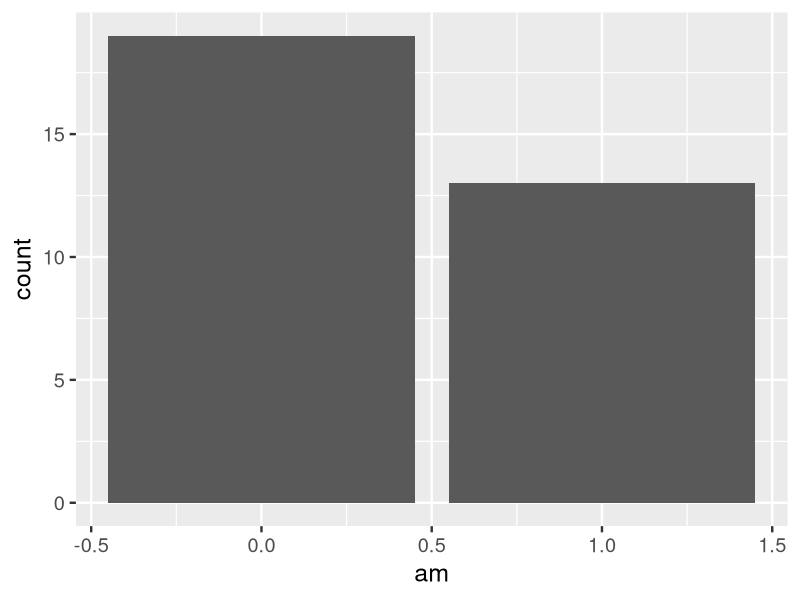
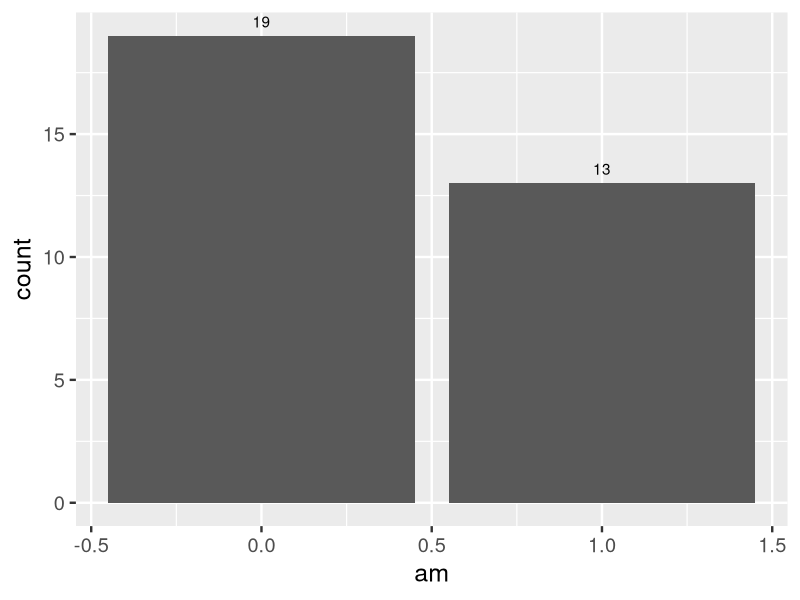
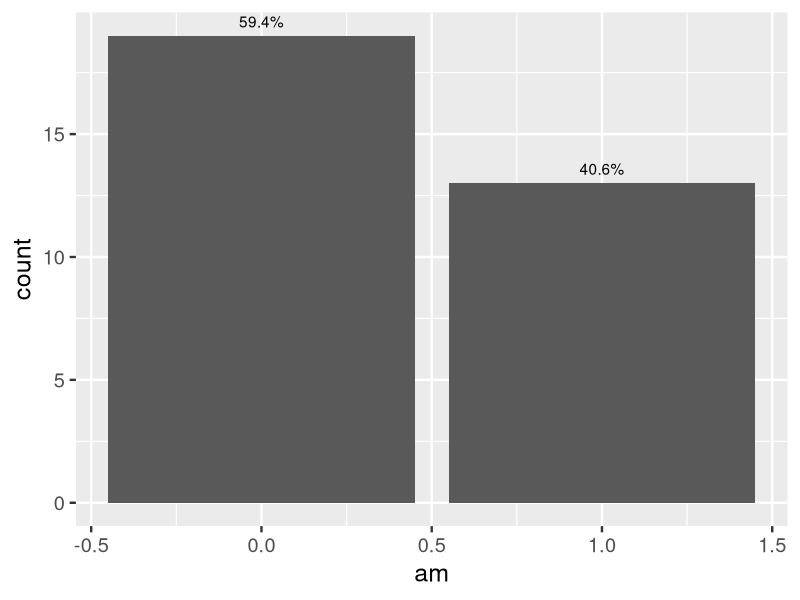
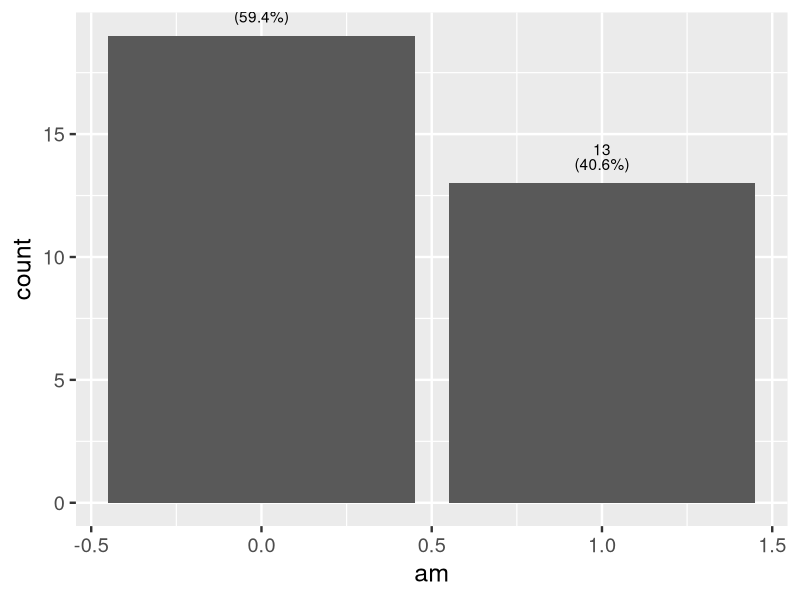
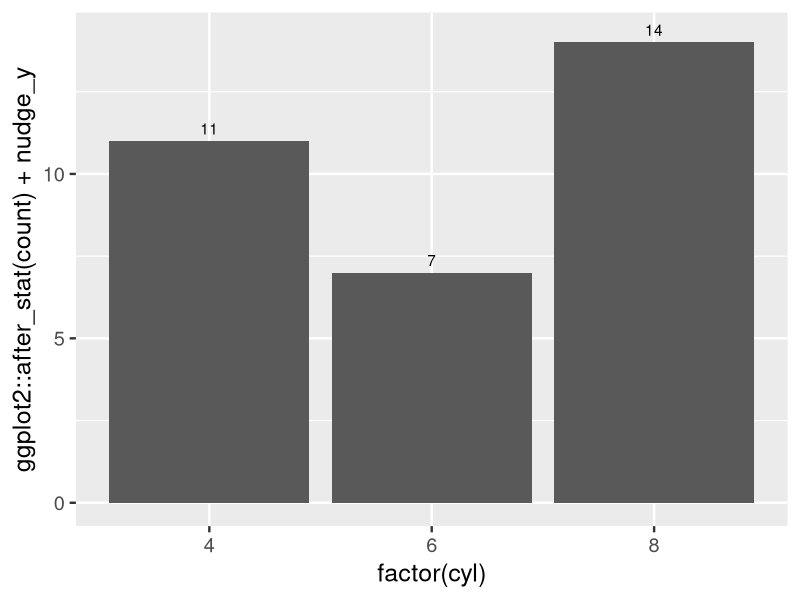
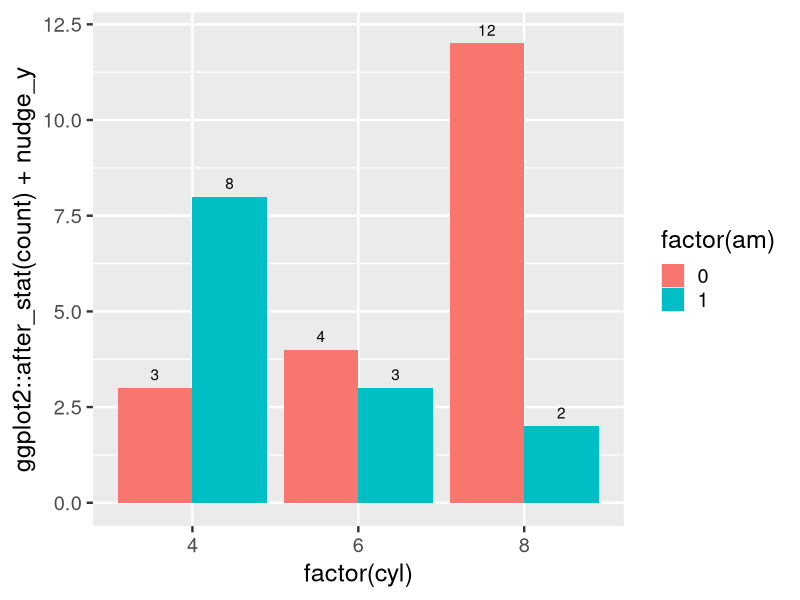
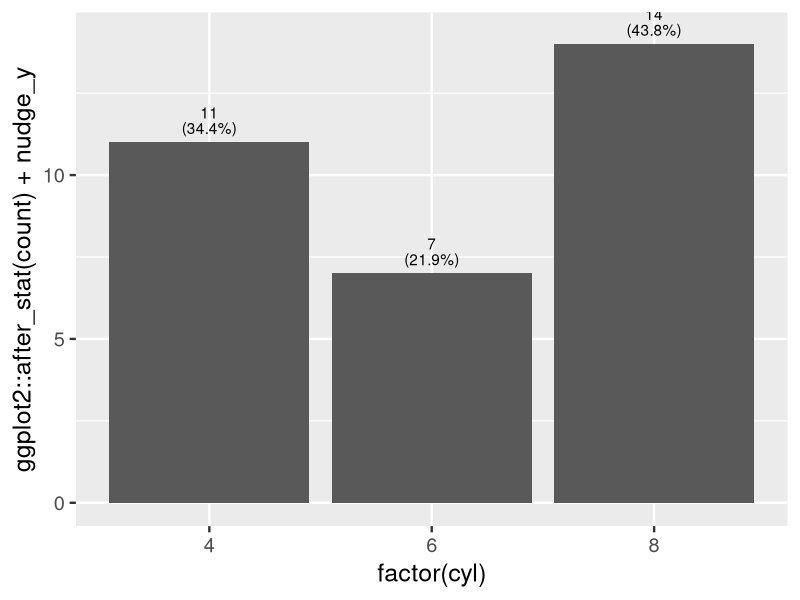
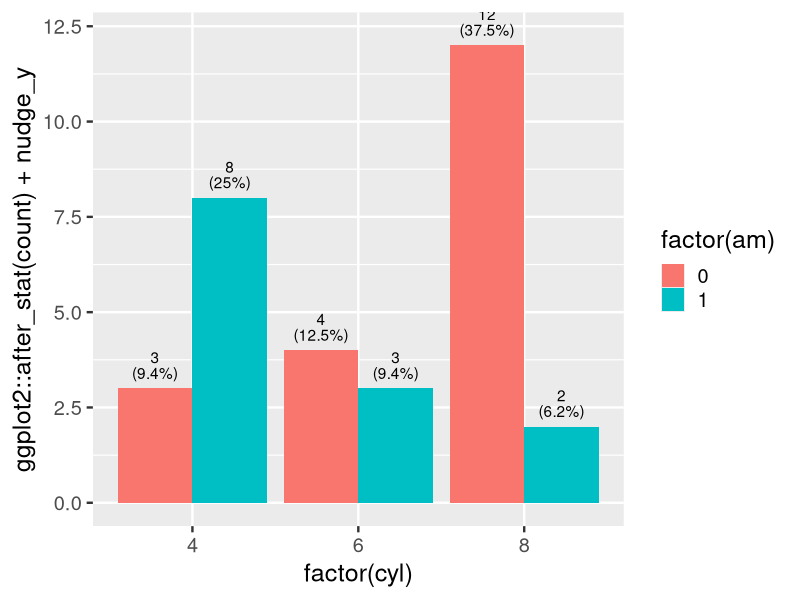

Here is the R script that generated these plots, in order:
## ---- chunk 1
knitr::opts_chunk$set(
  collapse = TRUE,
  comment = "#>",
  fig.path = "man/figures/README-",
  out.width = "50%"
)
## ---- chunk 2
library(ggplot2)
theme_set(theme_gray(18))
ggplot(mtcars) + 
  aes(x = am) + 
  geom_bar() 

p <- last_plot()

## ---- chunk 3



## ---- chunk 4


## ---- chunk 5
layer_data(last_plot(), 1)
## ---- chunk 6
# count column can be used via after_stat
p +
  geom_text(stat = StatCount, 
            aes(label = after_stat(count)), 
            vjust = -.7)

p + 
  geom_text(stat = StatCount, 
            aes(label = after_stat(
              paste0(round(100*count/sum(count), 1) ,"%")
              )), 
            vjust = -.7)

p + 
  geom_text(stat = StatCount, 
            aes(label = after_stat(
              paste0(count,"\n(",round(100*count/sum(count), 1) ,"%)")
              )), 
            vjust = -.5, lineheight = .8)

layer_data(last_plot(), 2)
## ---- chunk 7
#' geom_text_count
#' @description Add label which is the count.  Acts like geom_bar() but text label at the position of the top of the bar.
#'
#' @param nudge_y
#' @param position
#' @param ...
#'
#' @return
#' @export
#'
#' @examples
geom_text_count <- function(nudge_y = 0, position =
                              ggplot2::position_dodge2(width = .9,
                                                       preserve = "single"), ...){

  ggplot2::stat_count(geom = "text",
                      ggplot2::aes(label = ggplot2::after_stat(count),
                                   y = ggplot2::after_stat(count) + nudge_y),
                      vjust = 0,
                      position = position,
                      ...
  )

}
## ---- chunk 8
library(ggplot2)
ggplot(mtcars) +
   aes(x = factor(cyl)) +
   geom_bar(position = "dodge") +
   geom_text_count(nudge_y = .2)

last_plot() + 
  aes(fill = factor(am))
## ---- chunk 9


#' geom_text_count_percent
#' @description Add label which is the count as well as percentage.  Acts like geom_bar() but text label at the position of the top of the bar.  Percentage is calculated within facet panels.
#'
#' @param nudge_y
#' @param lineheight
#' @param position
#' @param ...
#'
#' @return
#' @export
#'
#' @examples
geom_text_count_percent <- function(nudge_y = 0,
                                    lineheight = .85,
                                    position = ggplot2::position_dodge2(width = .9,
                                                               preserve = "single"), ...){

  stat_count(geom = "text",
             ggplot2::aes(label = paste0(after_stat(count), "\n(",

                                round(
                                  100*(ggplot2::after_stat(count))/
                                    tapply(ggplot2::after_stat(count),
                                           ..PANEL..,
                                           sum)[..PANEL..],
                                  1), "%)" ),
                 y = ggplot2::after_stat(count) + nudge_y),
             vjust = 0,
             lineheight = lineheight,
             position = position,
             ...
             )
}
## ---- chunk 10
library(ggplot2)
ggplot(mtcars) +
    aes(x = factor(cyl)) +
    geom_bar(position = "dodge") +
    geom_text_count_percent(nudge_y = .25)

last_plot() +
    aes(fill = factor(am))
## ---- chunk 11
ggplot(mtcars) +
  aes(x = factor(cyl)) +
  geom_bar(position = "dodge") +
  geom_text_count(nudge_y = .2) +
  theme_classic() +
  theme(axis.line.y = element_blank(),
        axis.text.y.right = element_blank(),
        axis.ticks.y = element_blank(),
        axis.title.y = element_blank(),
        axis.text.y = element_blank(),
        panel.grid.major.y = element_line(color = alpha("gray35", .25)),
        panel.grid.major.x = element_blank(),
        panel.grid.minor.x = element_blank(),
        axis.line.x = element_line(colour = "gray35"),
        legend.position = "top",
        legend.justification = 0) +
  scale_y_continuous(expand = expansion(mult = c(0, .1)))
## ---- chunk 12
defaults_ggbarlabs <- function(){
  
  list(
  theme_classic(base_size = 15) ,
  theme(axis.line.y = element_blank(),
        axis.text.y.right = element_blank(),
        axis.ticks.y = element_blank(),
        axis.title.y = element_blank(),
        axis.text.y = element_blank(),
        panel.grid.major.y = element_line(color = alpha("gray35", .25)),
        panel.grid.major.x = element_blank(),
        panel.grid.minor.x = element_blank(),
        axis.line.x = element_line(colour = "gray35"),
        legend.position = "top",
        legend.justification = 0) ,
  scale_y_continuous(expand = expansion(mult = c(0, .15))))
}


ggbarlabs <- function(data = NULL, ...){
  ggplot(data= data , ... ) +
  defaults_ggbarlabs()
}
## ---- chunk 13
ggplot(mtcars) + 
  aes(x = factor(am)) + 
  geom_bar(fill = alpha("navy", .9)) + 
  geom_text_count_percent() + 
  defaults_ggbarlabs()

# or
ggbarlabs(mtcars) + 
  aes(x = factor(am), fill = factor(cyl)) + 
  geom_bar(position = "dodge") + 
  geom_text_count_percent()


